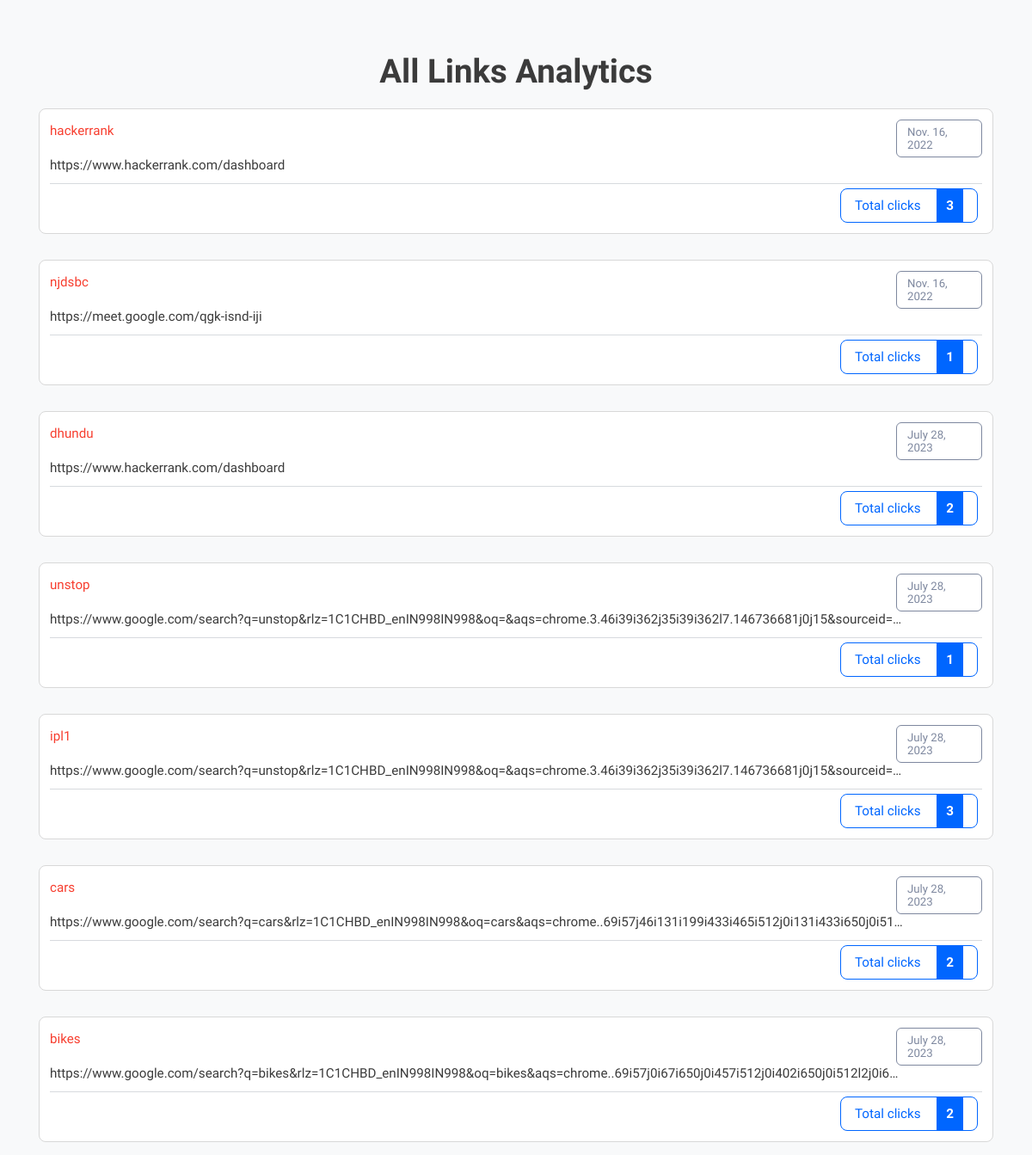
The app's page /all-analytics, older data.
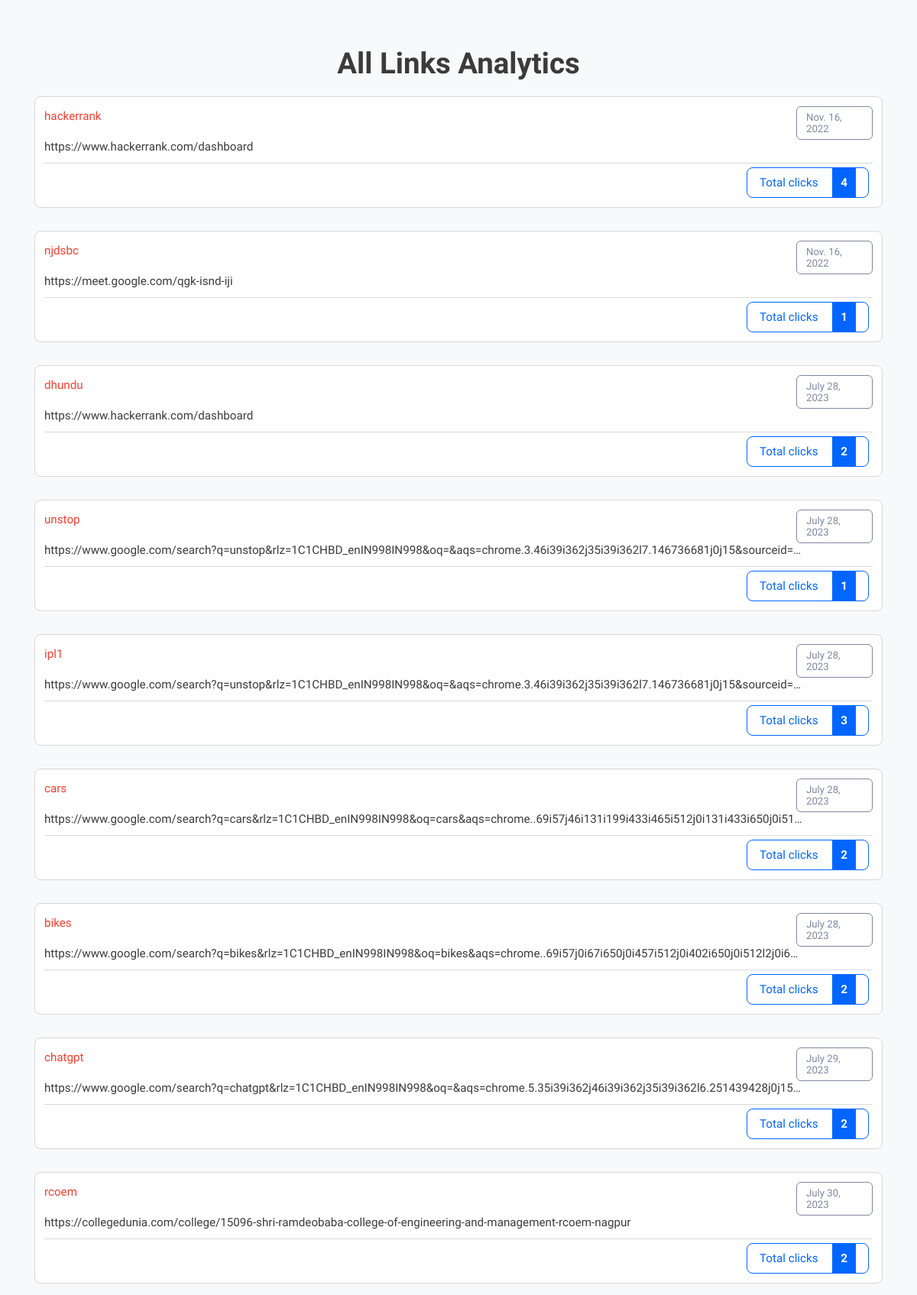
The same page, newer data.
### url_shortener1/models.py (models this page shows)
class LongToShort(models.Model):
    long_url=models.URLField(max_length=500)
    custom_name=models.CharField(max_length=50,unique=True)
    visit_count=models.IntegerField(default=0)
    created_date=models.DateField(auto_now_add=True)

### url_shortener1/views.py (the view)
# urls.py: path('all-analytics',views.analytics),
def analytics(request):
    rows=LongToShort.objects.all()
    context={
        "rows":rows
    }
    return render(request,"all-analytics.html",context)

### url_shortener1/templates/all-analytics.html (shortened to what this page needs)
{% load static %}
<!DOCTYPE html>
<html lang="en" class="">
<head>
	<link rel="stylesheet" href="{% static 'bootstrap.min.css' %}" type="text/css" media="screen">
	<link rel="stylesheet" href="{% static 'style.css' %}" type="text/css" media="screen">
</head>
<body class="pace-done lout_stats30">
	<main id="content" role="main" class="wyniki wyniki_all">
		<div class="container">
			<div class="row">
				<div class="col-12 page_log_in mt-0">
					<h2 class="h1" style="text-align: center;">All Links Analytics</h2>
				</div>
				{% for obj in rows %}
				<div class="url_options url_stats_o" id="1">
					<p class="data_link">{{obj.created_date}}</p>
					<p class="url_link">
						{{ obj.long_url }}
					</p>
					<p id="link" class="link_element">
						<a href="{{obj.custom_name}}" class="short_url_l" target="blank">
							{{ obj.custom_name }}</a>
					</p>
					<div class="stats_total btn-cutt click_stats btn_norm">
						<div>Total clicks <strong class="allClicks">{{ obj.visit_count }}</strong></div>
					</div>
				</div>
				{% endfor %}
			</div>
		</div>
	</main>
</body>
</html>

Row changes from the older to the newer data that the page shows:
changed LongToShort "hackerrank": visit_count "3" → "4"
added LongToShort: created_date "July 29, 2023", long_url "https://www.google.com/search?q=chatgpt&rlz=1C1CHBD_enIN998IN998&oq=&aqs=chrome.5.35i39i362j46i39i362j35i39i362l6.251439428j0j15…", custom_name "chatgpt", visit_count "2"
added LongToShort: created_date "July 30, 2023", long_url "https://collegedunia.com/college/15096-shri-ramdeobaba-college-of-engineering-and-management-rcoem-nagpur", custom_name "rcoem", visit_count "2"
